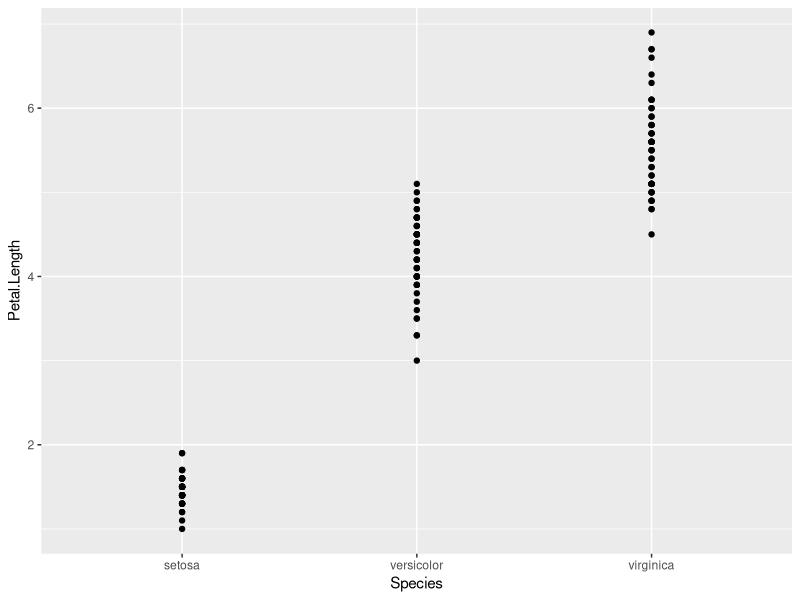
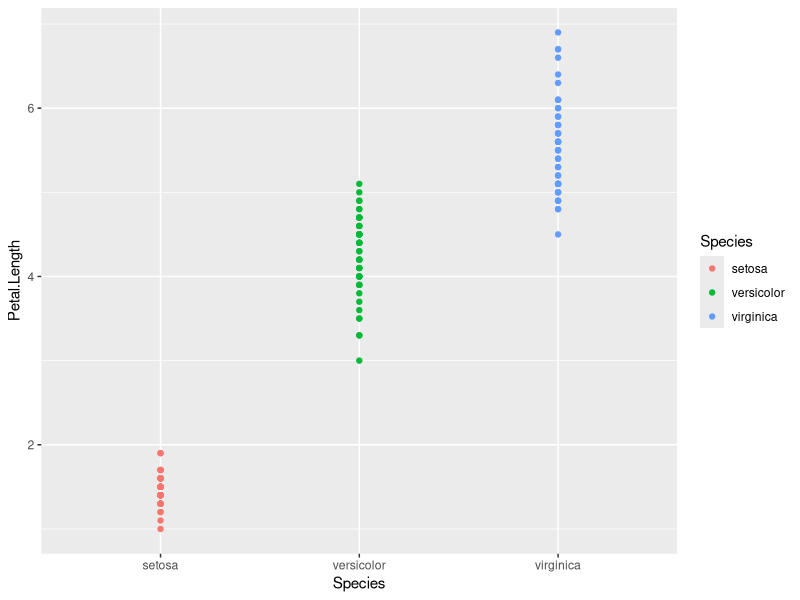
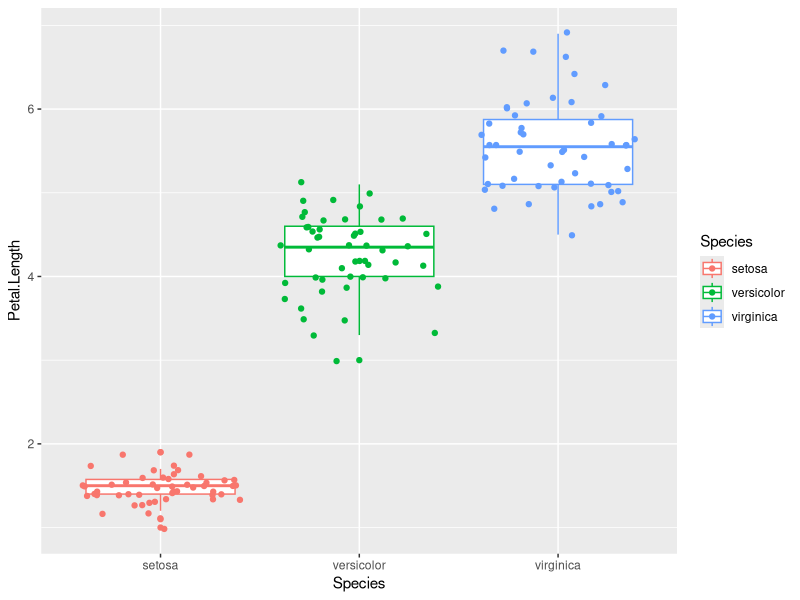
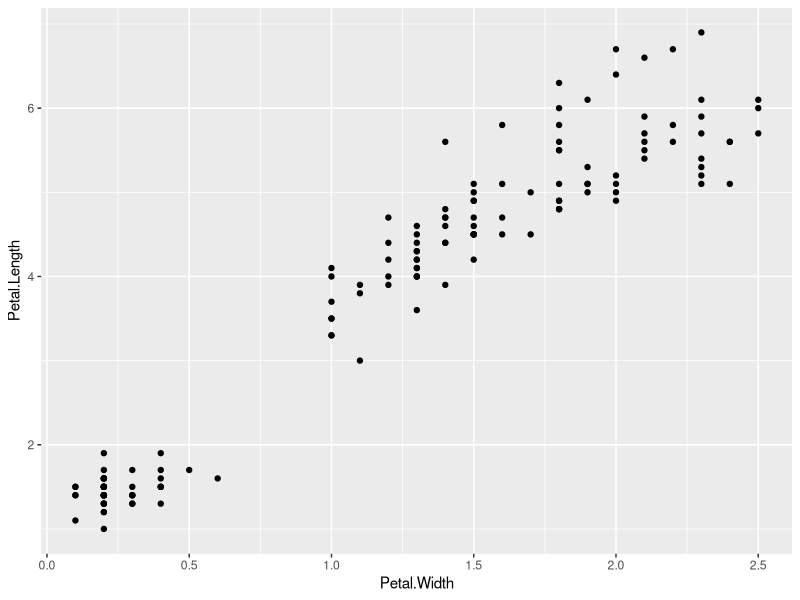
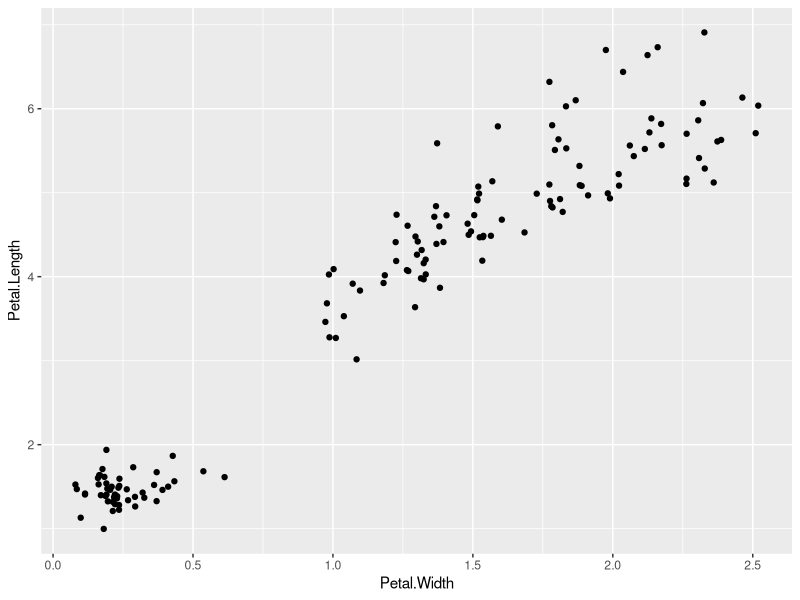
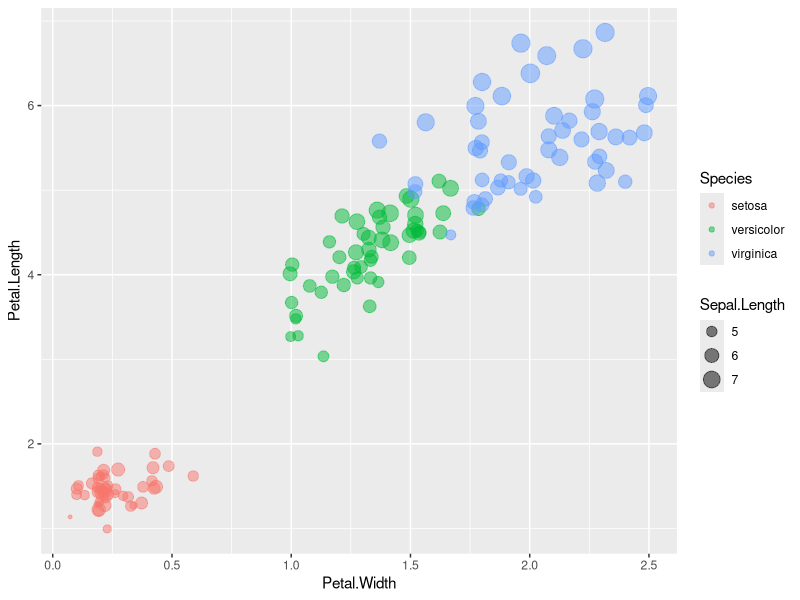
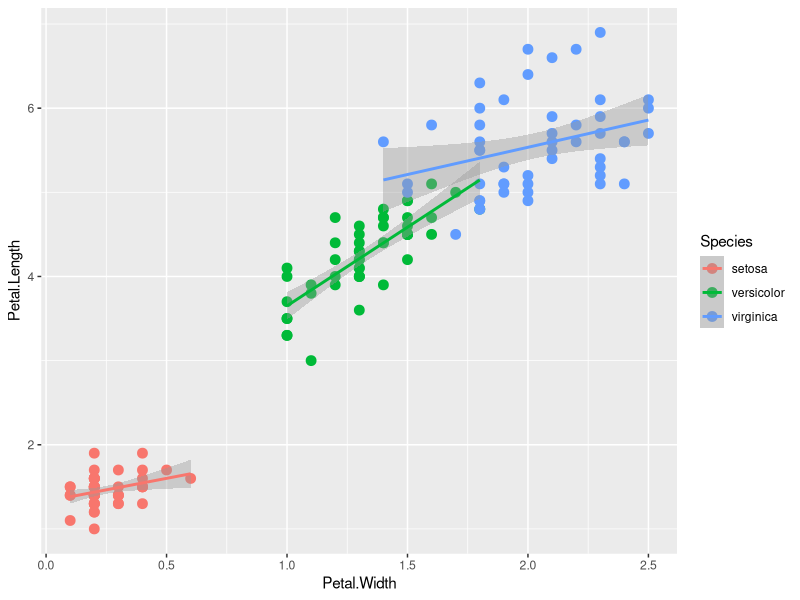
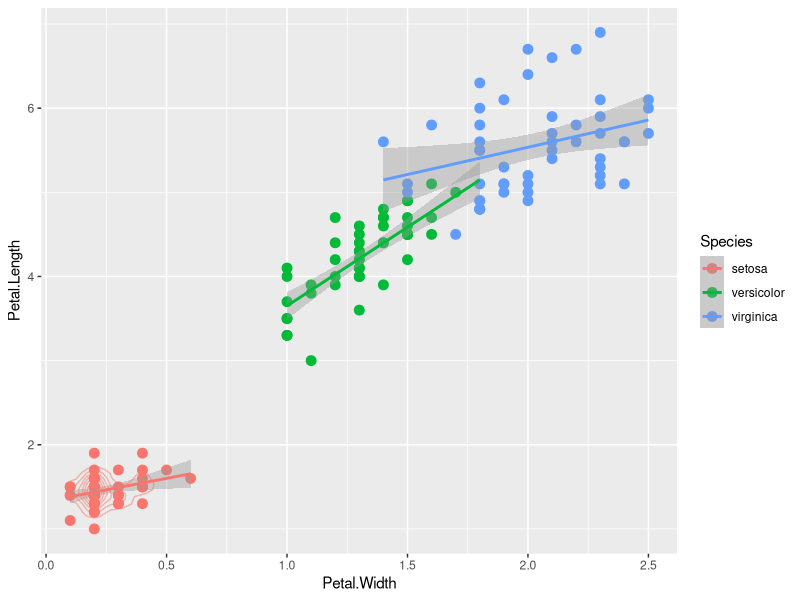

The R source for these figures, in order:
# DST_01_09_ggplot2.R

# INSTALL AND LOAD PACKAGES ################################

install.packages("ggplot2")
library(ggplot2)
library(datasets)

# LOAD DATA ################################################

## qplot: Quick Plot #######################################

# Basic dotplot by group.
qplot(Species, Petal.Length, data = iris)

# Dotplot, colored by group.
qplot(Species, 
      Petal.Length, 
      col  = Species, 
      data = iris)

# Dotplot, colored by group, jittered w/boxplots
qplot(Species, 
      Petal.Length, 
      col  = Species, 
      geom = c("boxplot", "jitter"), 
      data = iris)

## ggplot ##################################################

# Basic scatterplot
ggplot(iris, 
       aes(Petal.Width, Petal.Length)) +
  geom_point()

# Scatterplot, jittered
ggplot(iris, 
       aes(Petal.Width, Petal.Length)) +
  geom_jitter()

# Scatterplot, jittered, colored by species
ggplot(iris, 
       aes(Petal.Width, Petal.Length,
           size = Sepal.Length,
           color = Species)) +
  geom_jitter(alpha = .5)

# Scatterplot, colored by species, fit line
ggplot(iris, 
       aes(Petal.Width, Petal.Length,
           color = Species)) +
  geom_point(size = 3) +
  geom_smooth(method = lm)

# Scatterplot, colored by species, fit line, density
ggplot(iris, 
       aes(Petal.Width, Petal.Length,
           color = Species)) +
  geom_point(size = 3) +
  geom_smooth(method = lm) +
  geom_density2d(alpha = .5)

# Scatterplot, colored by species, fit line, density, facet
ggplot(iris, 
       aes(Petal.Width, Petal.Length,
           color = Species)) +
  geom_point(size = 3) +
  geom_smooth(method = lm) +
  facet_grid(Species ~ .) +
  geom_density2d(alpha = .5)

# CLEAN UP #################################################

# Clear workspace
rm(list = ls()) 

# Clear packages
detach("package:ggplot2", unload = TRUE)

# Clear plots
dev.off() 

# Clear console
cat("\014")  # ctrl+L
